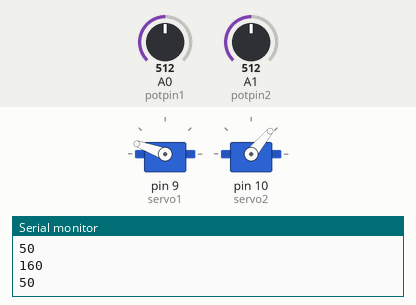
Bench run of a sketch on a simulated Arduino Uno, built with avr-gcc and run on an emulated ATmega328P. Shown: 2 × servo, the last lines printed to the serial monitor. Inputs (shaded band) come from the test bench; at power-on: A0 (potpin1) = 512, A1 (potpin2) = 512.

Above: at 1.2 s.
1.3 s: A0 (potpin1) set to 306
At 1.6 s:
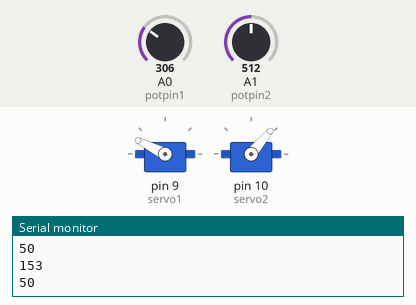
2.8 s: A1 (potpin2) set to 900
At 3.1 s:
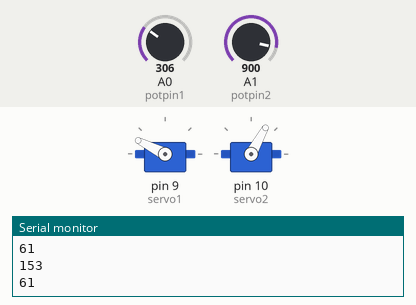
4.3 s: A0 (potpin1) set to 716
At 5.5 s:
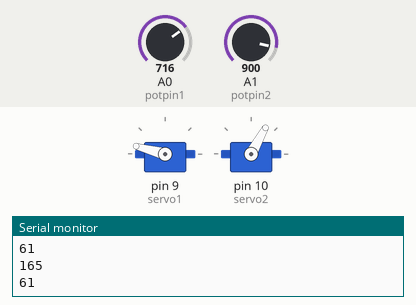
5.8 s: A1 (potpin2) set to 122
At 7.0 s:
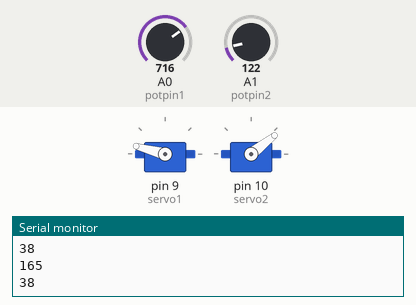
7.3 s: A0 (potpin1) set to 511
At 8.6 s:
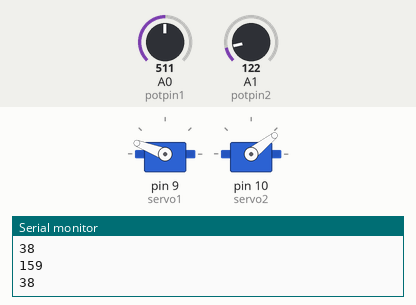
Timing chart, 0 to 9.8 s (numbered marks = the images above; inputs shaded):
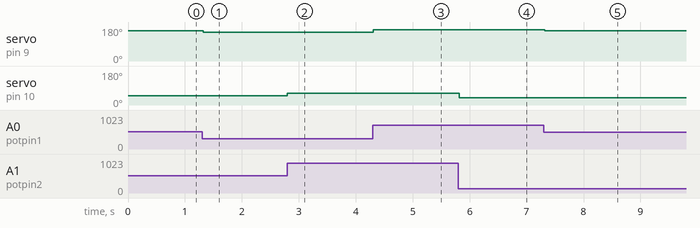

The sketch:

1.robotkodlama.ino
```cpp
#include <Servo.h>

Servo servo1;  // servo larımızı isimlendiriyoruz
Servo servo2;

int okunandeger1 ; // joistik den gelen verilerin kaydedilçeği değişkenler
int okunandeger2 ;

int potpin1 = A0;  // joistik modülünün çıkış sinyallerinin baglı oldugu pinler
int potpin2 = A1;

int buton   = 5;

void setup() {
  Serial.begin (9600);
  servo1.attach  (9); // servolarımızın sinyal pinin baglı olduğu pinleri çalıştırıyoruz
  servo2.attach (10);
}

void loop() {


  okunandeger1 = analogRead(potpin1);            // joistikden gelen verileri okuyup okunandeger1 adlı degişkene kaydediyoruz
  okunandeger1 = map(okunandeger1, 0, 1023, 145  , 175);     // joistik den gelen 0 ila 1023 arasındakı degeri 0 ila 60 a orantılıyoruz.
  servo1.write(okunandeger1);           // orantıladıgımız değeri servomuza gönderip servoyu çalıştırıyoruz
  Serial.println (okunandeger1);  // servoya gönderdiğimiz degeri serial monitörde görüyoruz

  okunandeger2 = analogRead(potpin2);
  okunandeger2 = map(okunandeger2, 0, 1023, 35, 65);
  servo2.write(okunandeger2);
  Serial.println (okunandeger2);
  delay(30);
}
```

Measured:
- after the input at 1.3 s, servo on pin 9 (servo1): 160° → 153° at once
- after the input at 2.8 s, servo on pin 10 (servo2): 50° → 61° at once
- after the input at 4.3 s, servo on pin 9 (servo1): 153° → 165° at once
- after the input at 5.8 s, servo on pin 10 (servo2): 61° → 38° at once
- after the input at 7.3 s, servo on pin 9 (servo1): 165° → 159° at once
